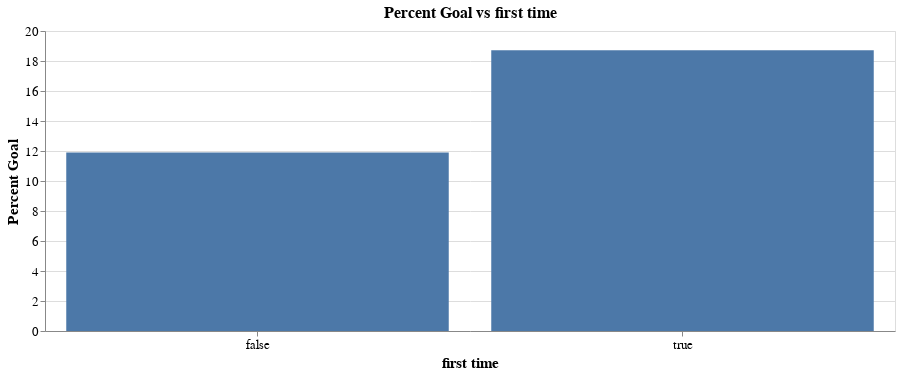

Notebook code for this chart:
### Markdown cell above
#### 2.3.3 Percent goals by first time

### Code cell
plot_percent_goal_vs_attr("first time", "bar")

### Figure 1 — Vega-Lite specification as saved in the notebook (floating-point values rounded to 4 significant figures)
{"$schema": "https://vega.github.io/schema/vega-lite/v3.4.0.json", "config": {"axis": {"labelFontSize": 13, "titleFontSize": 15}, "mark": {"tooltip": null}, "title": {"fontSize": 16}, "view": {"height": 300, "width": 400}}, "data": {"name": "data-a71b1b634fcb179247844647ad3cf27e"}, "datasets": {"data-a71b1b634fcb179247844647ad3cf27e": [{"Blocked": 1102, "Goal": 567, "Off T": 1510, "Percent Goal": 11.9, "Post": 145, "Saved": 1276, "Saved Off Target": 25, "Saved to Post": 14, "Wayward": 124, "first time": false}, {"Blocked": 410, "Goal": 383, "Off T": 662, "Percent Goal": 18.71, "Post": 39, "Saved": 470, "Saved Off Target": 5, "Saved to Post": 4, "Wayward": 73, "first time": true}]}, "encoding": {"x": {"axis": {"labelAngle": 0, "title": "first time"}, "field": "first time", "type": "nominal"}, "y": {"axis": {"title": "Percent Goal"}, "field": "Percent Goal", "type": "quantitative"}}, "height": 300, "mark": "bar", "title": "Percent Goal vs first time", "width": 850}
